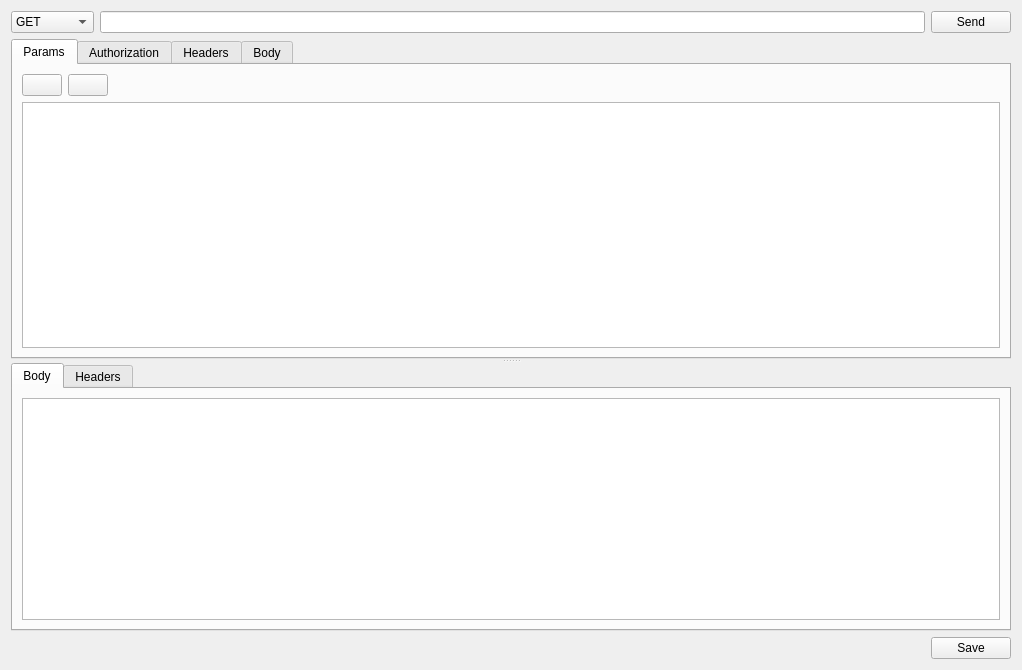
<?xml version="1.0" encoding="UTF-8"?>
<ui version="4.0">
 <class>QueryForm</class>
 <widget class="QWidget" name="QueryForm">
  <property name="geometry">
   <rect>
    <x>0</x>
    <y>0</y>
    <width>1022</width>
    <height>670</height>
   </rect>
  </property>
  <property name="windowTitle">
   <string>Form</string>
  </property>
  <layout class="QGridLayout" name="gridLayout_9">
   <item row="0" column="0">
    <layout class="QHBoxLayout" name="horizontalLayout">
     <item>
      <widget class="QComboBox" name="methodComboBox">
       <item>
        <property name="text">
         <string>GET</string>
        </property>
       </item>
       <item>
        <property name="text">
         <string>POST</string>
        </property>
       </item>
       <item>
        <property name="text">
         <string>PUT</string>
        </property>
       </item>
       <item>
        <property name="text">
         <string>PATCH</string>
        </property>
       </item>
       <item>
        <property name="text">
         <string>DELETE</string>
        </property>
       </item>
       <item>
        <property name="text">
         <string>HEAD</string>
        </property>
       </item>
       <item>
        <property name="text">
         <string>OPTIONS</string>
        </property>
       </item>
      </widget>
     </item>
     <item>
      <widget class="QLineEdit" name="urlEdit"/>
     </item>
     <item>
      <widget class="QPushButton" name="sendButton">
       <property name="text">
        <string>Send</string>
       </property>
      </widget>
     </item>
    </layout>
   </item>
   <item row="1" column="0">
    <widget class="QSplitter" name="splitter">
     <property name="orientation">
      <enum>Qt::Orientation::Vertical</enum>
     </property>
     <widget class="QTabWidget" name="requestTabWidget">
      <property name="currentIndex">
       <number>0</number>
      </property>
      <widget class="QWidget" name="reqParamsTab">
       <attribute name="title">
        <string>Params</string>
       </attribute>
       <layout class="QVBoxLayout" name="verticalLayout_3">
        <item>
         <layout class="QHBoxLayout" name="horizontalLayout_4">
          <item>
           <widget class="QPushButton" name="reqAddParamBtn">
            <property name="text">
             <string/>
            </property>
            <property name="icon">
             <iconset theme="list-add"/>
            </property>
           </widget>
          </item>
          <item>
           <widget class="QPushButton" name="reqRemoveParamBtn">
            <property name="text">
             <string/>
            </property>
            <property name="icon">
             <iconset theme="list-remove"/>
            </property>
           </widget>
          </item>
          <item>
           <spacer name="horizontalSpacer">
            <property name="orientation">
             <enum>Qt::Orientation::Horizontal</enum>
            </property>
            <property name="sizeHint" stdset="0">
             <size>
              <width>40</width>
              <height>20</height>
             </size>
            </property>
           </spacer>
          </item>
         </layout>
        </item>
        <item>
         <widget class="QTableView" name="reqParamsTableView">
          <property name="editTriggers">
           <set>QAbstractItemView::EditTrigger::NoEditTriggers</set>
          </property>
          <property name="selectionMode">
           <enum>QAbstractItemView::SelectionMode::SingleSelection</enum>
          </property>
          <attribute name="horizontalHeaderCascadingSectionResizes">
           <bool>false</bool>
          </attribute>
          <attribute name="horizontalHeaderDefaultSectionSize">
           <number>150</number>
          </attribute>
          <attribute name="horizontalHeaderHighlightSections">
           <bool>false</bool>
          </attribute>
          <attribute name="horizontalHeaderStretchLastSection">
           <bool>true</bool>
          </attribute>
          <attribute name="verticalHeaderHighlightSections">
           <bool>false</bool>
          </attribute>
         </widget>
        </item>
       </layout>
      </widget>
      <widget class="QWidget" name="reqAuthorizationTab">
       <attribute name="title">
        <string>Authorization</string>
       </attribute>
       <layout class="QGridLayout" name="gridLayout">
        <item row="0" column="0">
         <layout class="QHBoxLayout" name="horizontalLayout_2">
          <property name="spacing">
           <number>10</number>
          </property>
          <item>
           <layout class="QVBoxLayout" name="verticalLayout_2">
            <property name="topMargin">
             <number>0</number>
            </property>
            <item>
             <widget class="QLabel" name="label">
              <property name="text">
               <string>Auth Type</string>
              </property>
             </widget>
            </item>
            <item>
             <widget class="QComboBox" name="authComboBox">
              <item>
               <property name="text">
                <string>No Auth</string>
               </property>
              </item>
              <item>
               <property name="text">
                <string>Basic Auth</string>
               </property>
              </item>
              <item>
               <property name="text">
                <string>Bearer Token</string>
               </property>
              </item>
             </widget>
            </item>
            <item>
             <spacer name="verticalSpacer">
              <property name="orientation">
               <enum>Qt::Orientation::Vertical</enum>
              </property>
              <property name="sizeHint" stdset="0">
               <size>
                <width>20</width>
                <height>40</height>
               </size>
              </property>
             </spacer>
            </item>
           </layout>
          </item>
          <item>
           <widget class="Line" name="line">
            <property name="orientation">
             <enum>Qt::Orientation::Vertical</enum>
            </property>
           </widget>
          </item>
          <item>
           <widget class="QStackedWidget" name="authStackedWidget">
            <property name="currentIndex">
             <number>0</number>
            </property>
            <widget class="QWidget" name="page">
             <layout class="QGridLayout" name="gridLayout_2">
              <item row="0" column="0">
               <widget class="QLabel" name="label_2">
                <property name="text">
                 <string>Nothing to see here...</string>
                </property>
                <property name="alignment">
                 <set>Qt::AlignmentFlag::AlignCenter</set>
                </property>
               </widget>
              </item>
              <item row="1" column="0">
               <spacer name="verticalSpacer_3">
                <property name="orientation">
                 <enum>Qt::Orientation::Vertical</enum>
                </property>
                <property name="sizeHint" stdset="0">
                 <size>
                  <width>20</width>
                  <height>40</height>
                 </size>
                </property>
               </spacer>
              </item>
             </layout>
            </widget>
            <widget class="QWidget" name="page_2">
             <layout class="QGridLayout" name="gridLayout_3">
              <property name="leftMargin">
               <number>0</number>
              </property>
              <item row="0" column="0">
               <layout class="QFormLayout" name="formLayout">
                <item row="0" column="0">
                 <widget class="QLabel" name="label_3">
                  <property name="text">
                   <string>Username</string>
                  </property>
                 </widget>
                </item>
                <item row="0" column="1">
                 <widget class="QLineEdit" name="authBasicUserEdit"/>
                </item>
                <item row="1" column="0">
                 <widget class="QLabel" name="label_4">
                  <property name="text">
                   <string>Password</string>
                  </property>
                 </widget>
                </item>
                <item row="1" column="1">
                 <widget class="QLineEdit" name="authBasicPasswordEdit">
                  <property name="echoMode">
                   <enum>QLineEdit::EchoMode::Password</enum>
                  </property>
                 </widget>
                </item>
               </layout>
              </item>
             </layout>
            </widget>
            <widget class="QWidget" name="page_3">
             <layout class="QGridLayout" name="gridLayout_4">
              <item row="0" column="0">
               <layout class="QHBoxLayout" name="horizontalLayout_3">
                <item>
                 <widget class="QLabel" name="label_5">
                  <property name="text">
                   <string>Token</string>
                  </property>
                 </widget>
                </item>
                <item>
                 <widget class="QLineEdit" name="bearerTokenEdit">
                  <property name="echoMode">
                   <enum>QLineEdit::EchoMode::Password</enum>
                  </property>
                 </widget>
                </item>
               </layout>
              </item>
              <item row="1" column="0">
               <spacer name="verticalSpacer_2">
                <property name="orientation">
                 <enum>Qt::Orientation::Vertical</enum>
                </property>
                <property name="sizeHint" stdset="0">
                 <size>
                  <width>20</width>
                  <height>40</height>
                 </size>
                </property>
               </spacer>
              </item>
             </layout>
            </widget>
           </widget>
          </item>
         </layout>
        </item>
       </layout>
      </widget>
      <widget class="QWidget" name="reqHeadersTab">
       <attribute name="title">
        <string>Headers</string>
       </attribute>
       <layout class="QVBoxLayout" name="verticalLayout_4">
        <item>
         <layout class="QHBoxLayout" name="horizontalLayout_5">
          <item>
           <widget class="QPushButton" name="reqHeadersAddBtn">
            <property name="text">
             <string/>
            </property>
            <property name="icon">
             <iconset theme="list-add"/>
            </property>
           </widget>
          </item>
          <item>
           <widget class="QPushButton" name="reqHeadersRemoveBtn">
            <property name="text">
             <string/>
            </property>
            <property name="icon">
             <iconset theme="list-remove"/>
            </property>
           </widget>
          </item>
          <item>
           <spacer name="horizontalSpacer_2">
            <property name="orientation">
             <enum>Qt::Orientation::Horizontal</enum>
            </property>
            <property name="sizeHint" stdset="0">
             <size>
              <width>40</width>
              <height>20</height>
             </size>
            </property>
           </spacer>
          </item>
         </layout>
        </item>
        <item>
         <widget class="QTableView" name="reqHeadersTableView">
          <property name="editTriggers">
           <set>QAbstractItemView::EditTrigger::NoEditTriggers</set>
          </property>
          <property name="selectionMode">
           <enum>QAbstractItemView::SelectionMode::SingleSelection</enum>
          </property>
          <attribute name="horizontalHeaderCascadingSectionResizes">
           <bool>true</bool>
          </attribute>
          <attribute name="horizontalHeaderDefaultSectionSize">
           <number>150</number>
          </attribute>
          <attribute name="horizontalHeaderHighlightSections">
           <bool>false</bool>
          </attribute>
          <attribute name="horizontalHeaderStretchLastSection">
           <bool>true</bool>
          </attribute>
          <attribute name="verticalHeaderHighlightSections">
           <bool>false</bool>
          </attribute>
         </widget>
        </item>
       </layout>
      </widget>
      <widget class="QWidget" name="reqBodyTab">
       <attribute name="title">
        <string>Body</string>
       </attribute>
       <layout class="QHBoxLayout" name="horizontalLayout_6">
        <item>
         <layout class="QVBoxLayout" name="verticalLayout_5">
          <item>
           <widget class="QLabel" name="label_6">
            <property name="text">
             <string>Body Type</string>
            </property>
           </widget>
          </item>
          <item>
           <widget class="QComboBox" name="reqBodyTypeComboBox">
            <item>
             <property name="text">
              <string>None</string>
             </property>
            </item>
            <item>
             <property name="text">
              <string>Form Data</string>
             </property>
            </item>
            <item>
             <property name="text">
              <string>X-www-encoded-form</string>
             </property>
            </item>
            <item>
             <property name="text">
              <string>Raw</string>
             </property>
            </item>
            <item>
             <property name="text">
              <string>Binary</string>
             </property>
            </item>
           </widget>
          </item>
          <item>
           <widget class="QComboBox" name="rawContentTypeComboBox">
            <item>
             <property name="text">
              <string>JSON</string>
             </property>
            </item>
            <item>
             <property name="text">
              <string>HTML</string>
             </property>
            </item>
            <item>
             <property name="text">
              <string>XML</string>
             </property>
            </item>
            <item>
             <property name="text">
              <string>Text</string>
             </property>
            </item>
            <item>
             <property name="text">
              <string>JavaScript</string>
             </property>
            </item>
           </widget>
          </item>
          <item>
           <spacer name="verticalSpacer_4">
            <property name="orientation">
             <enum>Qt::Orientation::Vertical</enum>
            </property>
            <property name="sizeHint" stdset="0">
             <size>
              <width>20</width>
              <height>40</height>
             </size>
            </property>
           </spacer>
          </item>
         </layout>
        </item>
        <item>
         <widget class="Line" name="line_2">
          <property name="orientation">
           <enum>Qt::Orientation::Vertical</enum>
          </property>
         </widget>
        </item>
        <item>
         <widget class="QStackedWidget" name="reqBodyStackedWidget">
          <property name="currentIndex">
           <number>1</number>
          </property>
          <widget class="QWidget" name="page_5">
           <layout class="QGridLayout" name="gridLayout_5">
            <item row="0" column="0">
             <widget class="QLabel" name="label_7">
              <property name="text">
               <string>Nothing to see here...</string>
              </property>
              <property name="alignment">
               <set>Qt::AlignmentFlag::AlignCenter</set>
              </property>
             </widget>
            </item>
            <item row="1" column="0">
             <spacer name="verticalSpacer_5">
              <property name="orientation">
               <enum>Qt::Orientation::Vertical</enum>
              </property>
              <property name="sizeHint" stdset="0">
               <size>
                <width>20</width>
                <height>40</height>
               </size>
              </property>
             </spacer>
            </item>
           </layout>
          </widget>
          <widget class="QWidget" name="page_4">
           <layout class="QVBoxLayout" name="verticalLayout_6">
            <item>
             <layout class="QHBoxLayout" name="horizontalLayout_10">
              <item>
               <widget class="QPushButton" name="reqBodyFormDataAddRowBtn">
                <property name="text">
                 <string/>
                </property>
                <property name="icon">
                 <iconset theme="list-add"/>
                </property>
               </widget>
              </item>
              <item>
               <widget class="QPushButton" name="reqBodyFormDataRemoveRowBtn">
                <property name="text">
                 <string/>
                </property>
                <property name="icon">
                 <iconset theme="list-remove"/>
                </property>
               </widget>
              </item>
              <item>
               <spacer name="horizontalSpacer_6">
                <property name="orientation">
                 <enum>Qt::Orientation::Horizontal</enum>
                </property>
                <property name="sizeHint" stdset="0">
                 <size>
                  <width>40</width>
                  <height>20</height>
                 </size>
                </property>
               </spacer>
              </item>
             </layout>
            </item>
            <item>
             <widget class="QTableView" name="reqBodyFormTableView">
              <property name="editTriggers">
               <set>QAbstractItemView::EditTrigger::NoEditTriggers</set>
              </property>
              <property name="selectionMode">
               <enum>QAbstractItemView::SelectionMode::SingleSelection</enum>
              </property>
              <attribute name="horizontalHeaderMinimumSectionSize">
               <number>100</number>
              </attribute>
              <attribute name="horizontalHeaderHighlightSections">
               <bool>false</bool>
              </attribute>
              <attribute name="horizontalHeaderStretchLastSection">
               <bool>true</bool>
              </attribute>
              <attribute name="verticalHeaderHighlightSections">
               <bool>false</bool>
              </attribute>
             </widget>
            </item>
           </layout>
          </widget>
          <widget class="QWidget" name="page_6">
           <layout class="QVBoxLayout" name="verticalLayout">
            <item>
             <layout class="QHBoxLayout" name="horizontalLayout_9">
              <item>
               <widget class="QPushButton" name="reqAddUrlEncodedBodyRowBtn">
                <property name="text">
                 <string/>
                </property>
                <property name="icon">
                 <iconset theme="list-add"/>
                </property>
               </widget>
              </item>
              <item>
               <widget class="QPushButton" name="reqRemoveUrlEncodedBodyRowBtn">
                <property name="text">
                 <string/>
                </property>
                <property name="icon">
                 <iconset theme="list-remove"/>
                </property>
               </widget>
              </item>
              <item>
               <spacer name="horizontalSpacer_5">
                <property name="orientation">
                 <enum>Qt::Orientation::Horizontal</enum>
                </property>
                <property name="sizeHint" stdset="0">
                 <size>
                  <width>40</width>
                  <height>20</height>
                 </size>
                </property>
               </spacer>
              </item>
             </layout>
            </item>
            <item>
             <widget class="QTableView" name="reqUrlEncodedBodyTableView">
              <property name="editTriggers">
               <set>QAbstractItemView::EditTrigger::NoEditTriggers</set>
              </property>
              <attribute name="horizontalHeaderMinimumSectionSize">
               <number>100</number>
              </attribute>
              <attribute name="horizontalHeaderHighlightSections">
               <bool>false</bool>
              </attribute>
              <attribute name="horizontalHeaderStretchLastSection">
               <bool>true</bool>
              </attribute>
              <attribute name="verticalHeaderHighlightSections">
               <bool>false</bool>
              </attribute>
              <attribute name="verticalHeaderStretchLastSection">
               <bool>false</bool>
              </attribute>
             </widget>
            </item>
           </layout>
          </widget>
          <widget class="QWidget" name="page_7">
           <layout class="QGridLayout" name="gridLayout_11">
            <item row="0" column="0">
             <widget class="QTextEdit" name="reqRawBodyTextEdit">
              <property name="acceptRichText">
               <bool>false</bool>
              </property>
             </widget>
            </item>
           </layout>
          </widget>
          <widget class="QWidget" name="page_8">
           <layout class="QGridLayout" name="gridLayout_12">
            <item row="0" column="0">
             <layout class="QHBoxLayout" name="horizontalLayout_7">
              <item>
               <widget class="QPushButton" name="reqFileSelectionBtn">
                <property name="text">
                 <string>Select File...</string>
                </property>
               </widget>
              </item>
              <item>
               <widget class="QLabel" name="reqFileSelectionLbl">
                <property name="text">
                 <string/>
                </property>
               </widget>
              </item>
              <item>
               <spacer name="horizontalSpacer_3">
                <property name="orientation">
                 <enum>Qt::Orientation::Horizontal</enum>
                </property>
                <property name="sizeHint" stdset="0">
                 <size>
                  <width>40</width>
                  <height>20</height>
                 </size>
                </property>
               </spacer>
              </item>
             </layout>
            </item>
            <item row="1" column="0">
             <spacer name="verticalSpacer_6">
              <property name="orientation">
               <enum>Qt::Orientation::Vertical</enum>
              </property>
              <property name="sizeHint" stdset="0">
               <size>
                <width>20</width>
                <height>40</height>
               </size>
              </property>
             </spacer>
            </item>
           </layout>
          </widget>
         </widget>
        </item>
       </layout>
      </widget>
     </widget>
     <widget class="QTabWidget" name="responseTabWidget">
      <property name="currentIndex">
       <number>0</number>
      </property>
      <widget class="QWidget" name="respBodyTab">
       <attribute name="title">
        <string>Body</string>
       </attribute>
       <layout class="QGridLayout" name="gridLayout_6">
        <item row="0" column="0">
         <widget class="QTreeView" name="respJsonTreeView">
          <property name="editTriggers">
           <set>QAbstractItemView::EditTrigger::NoEditTriggers</set>
          </property>
          <property name="autoExpandDelay">
           <number>0</number>
          </property>
          <attribute name="headerDefaultSectionSize">
           <number>300</number>
          </attribute>
         </widget>
        </item>
       </layout>
      </widget>
      <widget class="QWidget" name="respHeadersTab">
       <attribute name="title">
        <string>Headers</string>
       </attribute>
       <layout class="QGridLayout" name="gridLayout_8">
        <item row="0" column="0">
         <widget class="QTableWidget" name="respHeadersTableWidget">
          <property name="editTriggers">
           <set>QAbstractItemView::EditTrigger::NoEditTriggers</set>
          </property>
          <property name="selectionMode">
           <enum>QAbstractItemView::SelectionMode::SingleSelection</enum>
          </property>
          <attribute name="horizontalHeaderDefaultSectionSize">
           <number>300</number>
          </attribute>
          <attribute name="horizontalHeaderHighlightSections">
           <bool>false</bool>
          </attribute>
          <attribute name="horizontalHeaderStretchLastSection">
           <bool>true</bool>
          </attribute>
          <attribute name="verticalHeaderHighlightSections">
           <bool>false</bool>
          </attribute>
         </widget>
        </item>
       </layout>
      </widget>
     </widget>
    </widget>
   </item>
   <item row="2" column="0">
    <layout class="QHBoxLayout" name="horizontalLayout_8">
     <property name="spacing">
      <number>10</number>
     </property>
     <item>
      <widget class="QLabel" name="statusLbl">
       <property name="text">
        <string/>
       </property>
      </widget>
     </item>
     <item>
      <widget class="QLabel" name="timeLbl">
       <property name="text">
        <string/>
       </property>
      </widget>
     </item>
     <item>
      <widget class="QLabel" name="sizeLbl">
       <property name="text">
        <string/>
       </property>
      </widget>
     </item>
     <item>
      <spacer name="horizontalSpacer_4">
       <property name="orientation">
        <enum>Qt::Orientation::Horizontal</enum>
       </property>
       <property name="sizeHint" stdset="0">
        <size>
         <width>40</width>
         <height>20</height>
        </size>
       </property>
      </spacer>
     </item>
     <item>
      <widget class="QPushButton" name="saveQueryBtn">
       <property name="text">
        <string>Save</string>
       </property>
      </widget>
     </item>
    </layout>
   </item>
  </layout>
 </widget>
 <resources/>
 <connections/>
</ui>
